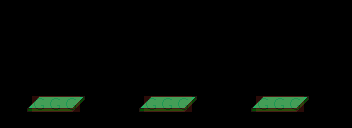

This is a level from a 2D game, rendered from its Tiled map with the project's own tilesets. A one-line summary and the complete map file follow:
An orthogonal 22x8 tile map with 16x16 px tiles, 2 tile layers (platforms, collision) and 3 objects (start, hit2, hit1).

<map version="1.4" tiledversion="1.4.1" orientation="orthogonal" renderorder="right-down" width="22" height="8" tilewidth="16" tileheight="16" infinite="0" nextlayerid="6" nextobjectid="6">
 <tileset firstgid="1" name="tiles" tilewidth="16" tileheight="16" tilecount="192" columns="12">
  <image source="../../images/tilesets/tiles.png" width="192" height="256" />
 </tileset>
 <layer id="1" name="platforms" width="22" height="8">
  <data encoding="csv">
0,0,0,0,0,0,0,0,0,0,0,0,0,0,0,0,0,0,0,0,0,0,
0,0,0,0,0,0,0,0,0,0,0,0,0,0,0,0,0,0,0,0,0,0,
0,0,0,0,0,0,0,0,0,0,0,0,0,0,0,0,0,0,0,0,0,0,
0,0,0,0,0,0,0,0,0,0,0,0,0,0,0,0,0,0,0,0,0,0,
0,0,0,0,0,0,0,0,0,0,0,0,0,0,0,0,0,0,0,0,0,0,
0,0,0,0,0,0,0,0,0,0,0,0,0,0,0,0,0,0,0,0,0,0,
0,109,110,111,112,113,0,0,109,110,111,112,113,0,0,109,110,111,112,113,0,0,
0,0,0,0,0,0,0,0,0,0,0,0,0,0,0,0,0,0,0,0,0,0
</data>
 </layer>
 <layer id="2" name="collision" width="22" height="8" opacity="0.19">
  <data encoding="csv">
0,0,0,0,0,0,0,0,0,0,0,0,0,0,0,0,0,0,0,0,0,0,
0,0,0,0,0,0,0,0,0,0,0,0,0,0,0,0,0,0,0,0,0,0,
0,0,0,0,0,0,0,0,0,0,0,0,0,0,0,0,0,0,0,0,0,0,
0,0,0,0,0,0,0,0,0,0,0,0,0,0,0,0,0,0,0,0,0,0,
0,0,0,0,0,0,0,0,0,0,0,0,0,0,0,0,0,0,0,0,0,0,
0,0,0,0,0,0,0,0,0,0,0,0,0,0,0,0,0,0,0,0,0,0,
0,0,27,27,27,0,0,0,0,27,27,27,0,0,0,0,27,27,27,0,0,0,
0,0,0,0,0,0,0,0,0,0,0,0,0,0,0,0,0,0,0,0,0,0
</data>
 </layer>
 <objectgroup id="3" name="start">
  <object id="1" name="start" x="56" y="80">
   <point />
  </object>
 </objectgroup>
 <objectgroup id="5" name="hits">
  <object id="2" name="hit2" x="276" y="64">
   <point />
  </object>
  <object id="5" name="hit1" x="164" y="64">
   <point />
  </object>
 </objectgroup>
</map>
